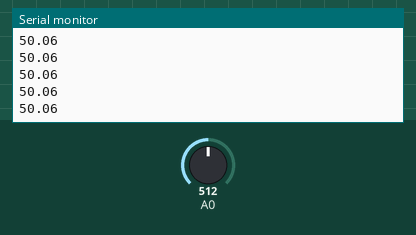
The sketch below on a simulated Arduino Uno, built with avr-gcc and run on an emulated ATmega328P. Parts: the last lines printed to the serial monitor. The test bench sets the inputs (shaded band); at power-on: A0 = 512.

Above: at 1.2 s.
1.3 s: A0 set to 716
At 1.31 s:
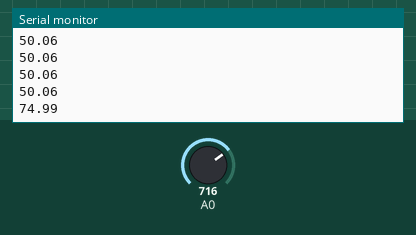
2.8 s: A0 set to 900
At 2.82 s:
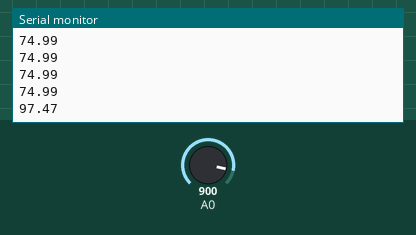
Timing chart, 0 to 5.8 s (numbered marks = the images above; inputs shaded):
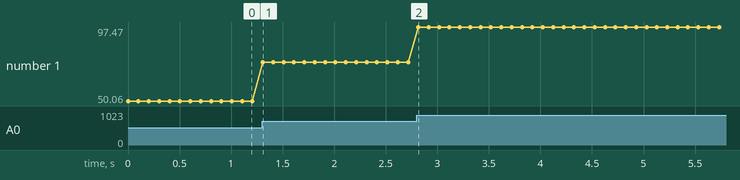

The sketch:

pressure_transducer.ino
```cpp
void setup() {
  Serial.begin(9600);
}

void loop() {
  float sensorValue = analogRead(A0);
  float voltage_read = sensorValue/1023.0;
  float psi_read = (voltage_read - 0.1) * (250/2);
  Serial.println(psi_read);
  delay (100);
}
```

Measured:
- after the input at 1.3 s, the serial monitor: prints a new line at once (image 1)
- after the input at 2.8 s, the serial monitor: prints a new line at once (image 2)
- plotted number 1: 50.06 → 74.99 after the input at 1.3 s, 74.99 → 97.47 after the input at 2.8 s
